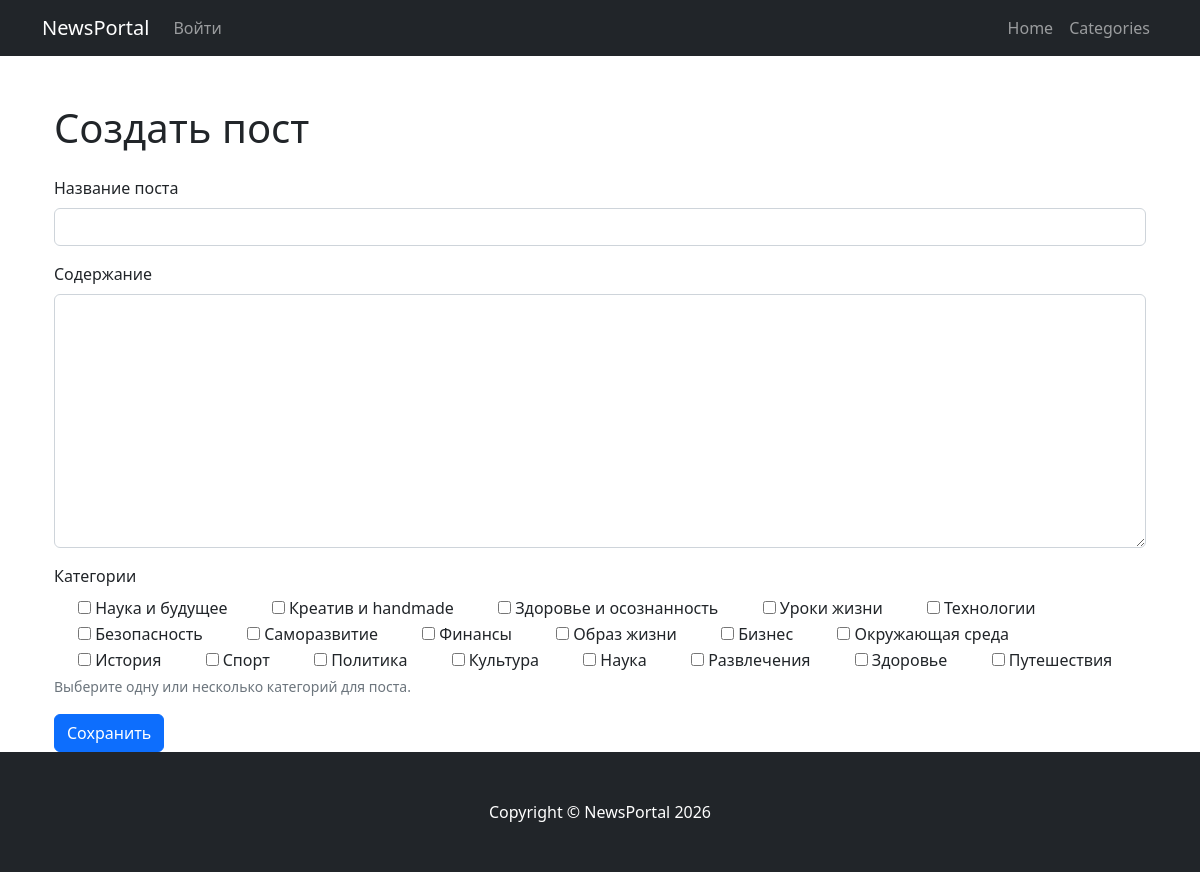
The app's page /articles/create/ with its own data.
### NewsPortal/models.py (models this page shows)
class Categories(models.Model):
    name_categories = models.CharField(max_length=255, unique=True)
    def __str__(self):
        return self.name_categories

### NewsPortal/views.py (the view, shortened to what this page needs)
# urls.py: path('articles/create/', ArticleCreateView.as_view(), name='article_create'),
class ArticleCreateView(CreateView):
    model = Post
    form_class = PostForm
    template_name = 'post_edit.html'
    success_url = reverse_lazy('post_list')

### NewsPortal/forms.py
class PostForm(forms.ModelForm):
    class Meta:
        model = Post
        fields = ['name', 'content', 'categories']
        widgets = {
            'name': forms.TextInput(attrs={'class': 'form-control'}),
            'content': forms.Textarea(attrs={'class': 'form-control', 'rows': 10}),
            'categories': forms.CheckboxSelectMultiple,
        }

### templates/post_edit.html (shortened to what this page needs)
{% extends 'flatpages/default.html' %}
{% block content %}
<div class="container mt-4">
    <h1 class="mb-4">
        {% if view.object.pk %}
            Редактировать пост
        {% else %}
            Создать пост
        {% endif %}
    </h1>
    <form method="post">
        <div class="mb-3">
            <label for="{{ form.name.id_for_label }}" class="form-label">Название поста</label>
            {{ form.name }}
        </div>
        <div class="mb-3">
            <label for="{{ form.content.id_for_label }}" class="form-label">Содержание</label>
            {{ form.content }}
        </div>
        <div class="mb-3">
            <label class="form-label">Категории</label>
            <div>
                {% for checkbox in form.categories %}
                    <div class="form-check form-check-inline">
                        {{ checkbox.tag }}
                        <label class="form-check-label" for="{{ checkbox.id_for_label }}">{{ checkbox.choice_label }}</label>
                    </div>
                {% endfor %}
            </div>
            <small class="form-text text-muted">Выберите одну или несколько категорий для поста.</small>
        </div>
        <button type="submit" class="btn btn-primary">Сохранить</button>
    </form>
</div>
{% endblock %}

### records on screen
Categories: choice_label "Наука и будущее"
Categories: choice_label "Креатив и handmade"
Categories: choice_label "Здоровье и осознанность"
Categories: choice_label "Уроки жизни"
Categories: choice_label "Технологии"
Categories: choice_label "Безопасность"
Categories: choice_label "Саморазвитие"
Categories: choice_label "Финансы"
Categories: choice_label "Образ жизни"
Categories: choice_label "Бизнес"
Categories: choice_label "Окружающая среда"
Categories: choice_label "История"
Categories: choice_label "Спорт"
Categories: choice_label "Политика"
Categories: choice_label "Культура"
Categories: choice_label "Наука"
Categories: choice_label "Развлечения"
Categories: choice_label "Здоровье"
Categories: choice_label "Путешествия"
